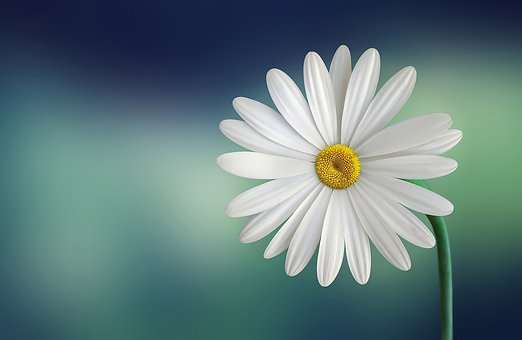
#> input picture images/marguerite.jpg, 522 x 340 px, found by its file name
$ jupyter execute convoblur.ipynb
#> lines starting #> are read from the running program, lines starting #| are printed output that depends on the picture
[cell 1]
import cv2
import numpy as np
from matplotlib import pyplot as plt
image = cv2.imread(r'C:\Users\prath\OneDrive\Pictures\Saved Pictures\marguerite.jpg')
#> image is the input picture: shape (340, 522, 3); mean B, G, R 123.8, 122.4, 97.4

[cell 2]
plt.imshow(cv2.cvtColor(image, cv2.COLOR_BGR2RGB))
plt.title('Original Image')

plt.show()

[cell 3]
row, col = 1, 2
fig, axs = plt.subplots(row, col, figsize=(15, 10))
fig.tight_layout()

# Creating our 3 x 3 kernel
kernel_3x3 = np.ones((3, 3), np.float32) / 9
# We use the cv2.fitler2D to conovlve the kernal with an image
blurred = cv2.filter2D(image, -1, kernel_3x3)
axs[0].imshow(cv2.cvtColor(blurred, cv2.COLOR_BGR2RGB))
axs[0].set_title('3x3 Kernel Blurring')

# Creating our 7 x 7 kernel
kernel_7x7 = np.ones((7, 7), np.float32) / 49

blurred2 = cv2.filter2D(image, -1, kernel_7x7)
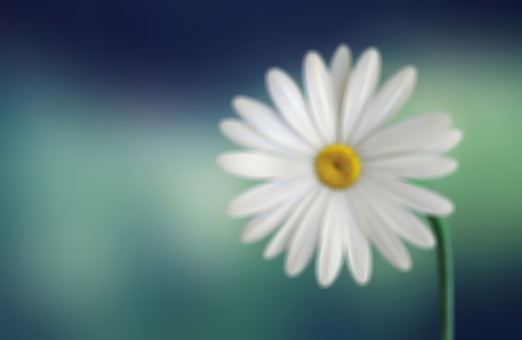
#> blurred2: shape (340, 522, 3); mean B, G, R 123.8, 122.4, 97.4
axs[1].imshow(cv2.cvtColor(blurred2, cv2.COLOR_BGR2RGB))
axs[1].set_title('7x7 Kernel Blurring')

plt.show()
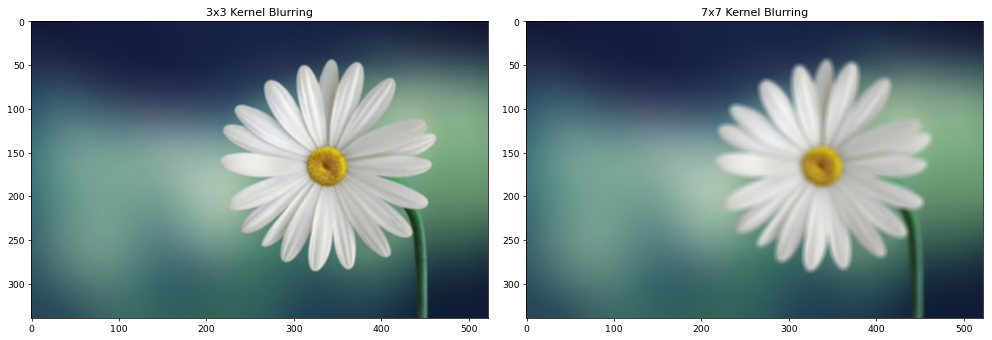
#> figure drawn by matplotlib, 2 panels

[cell 4]
row, col = 2, 2
fig, axs = plt.subplots(row, col, figsize=(10, 5))
fig.tight_layout()

# Averaging done by convolving the image with a normalized box filter.
# This takes the pixels under the box and replaces the central element
# Box size needs to odd and positive
blur = cv2.blur(image, (3,3))
axs[0][0].imshow(cv2.cvtColor(blur, cv2.COLOR_BGR2RGB))
axs[0][0].set_title('Averaging')
cv2.imwrite('Average Blue.png', blur)

# Instead of box filter, gaussian kernel
Gaussian = cv2.GaussianBlur(image, (7,7), 0)
axs[0][1].imshow(cv2.cvtColor(Gaussian, cv2.COLOR_BGR2RGB))
axs[0][1].set_title('Gaussian')
cv2.imwrite('Gaussian Blurring.png', Gaussian)

# Takes median of all the pixels under kernel area and central
# element is replaced with this median value
median = cv2.medianBlur(image, 5)
axs[1][0].imshow(cv2.cvtColor(median, cv2.COLOR_BGR2RGB))
axs[1][0].set_title('Median')
cv2.imwrite('Median Blurring.png', median)

# Bilateral is very effective in noise removal while keeping edges sharp
bilateral = cv2.bilateralFilter(image, 9, 75, 75)
axs[1][1].imshow(cv2.cvtColor(bilateral, cv2.COLOR_BGR2RGB))
axs[1][1].set_title('Bilateral')
cv2.imwrite('Bilateral Blurring.png', bilateral)

plt.show()
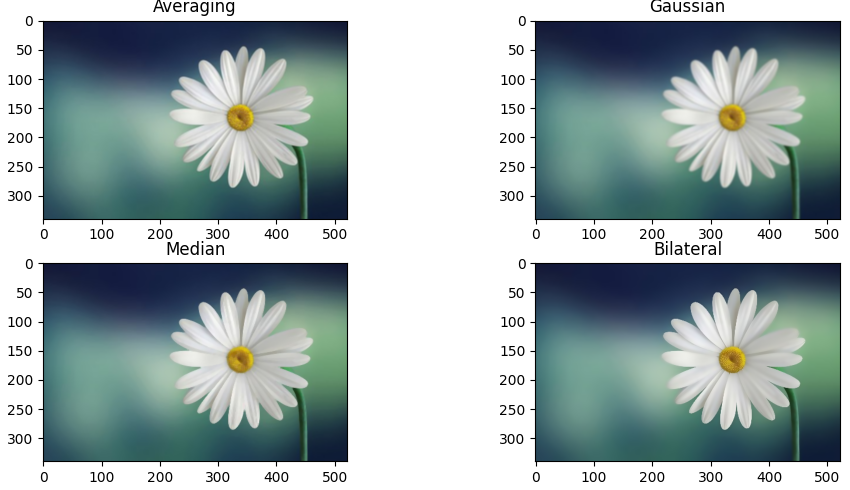
#> figure drawn by matplotlib, 4 panels

[cell 5]
# Parameters, after None are - the filter strength 'h' (5-10 is a good range)
# Next is hForColorComponents, set as same value as h again
#
dst = cv2.fastNlMeansDenoisingColored(image, None, 6, 6, 7, 21)

plt.imshow(cv2.cvtColor(dst, cv2.COLOR_BGR2RGB))
plt.title('Fast Means Denoising')

plt.show()

$ run again, with images/coins.jpg copied over images/marguerite.jpg
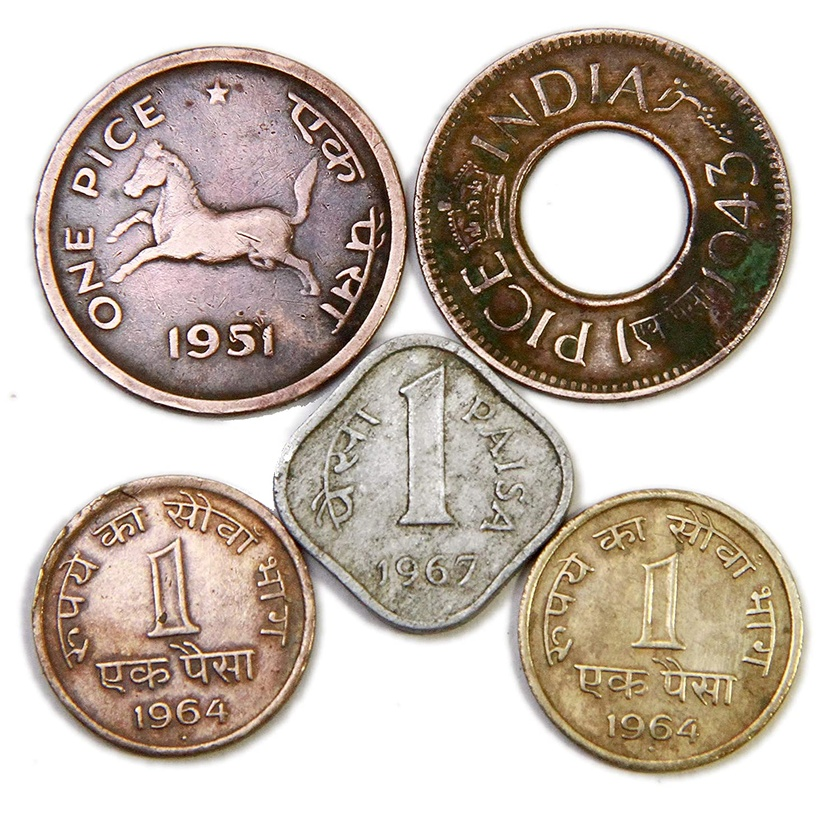
#> input picture images/coins.jpg, 840 x 840 px, shrunk from 1500 x 1500 before the run, found by its file name
#> image is the input picture: shape (840, 840, 3); mean B, G, R 173.2, 183.6, 195.6
#> `plt.show()`:
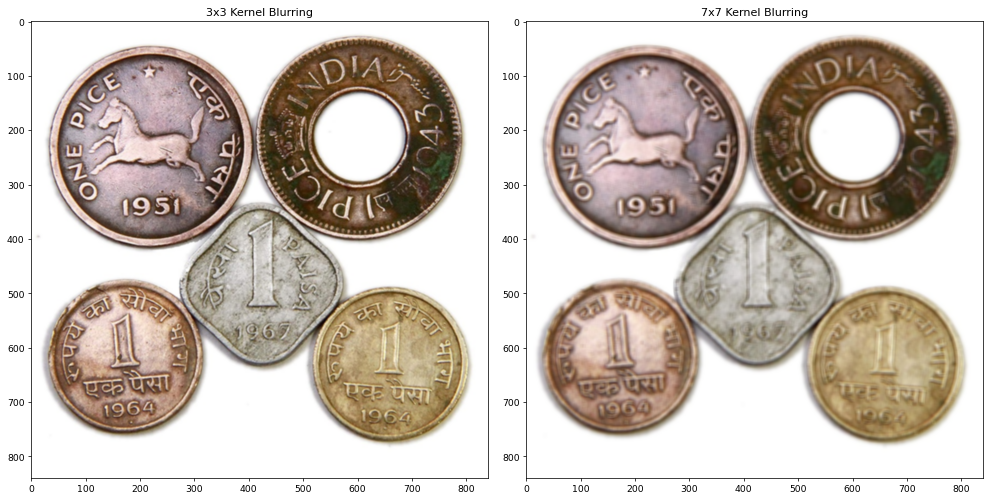
#> figure drawn by matplotlib, 2 panels
#> `plt.show()`:
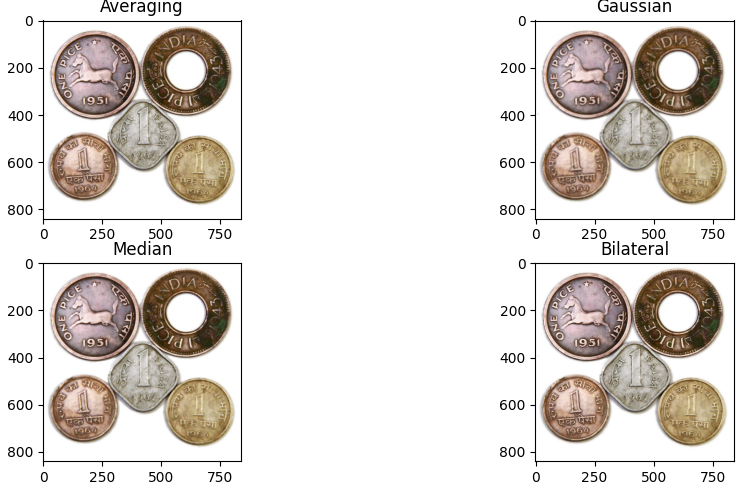
#> figure drawn by matplotlib, 4 panels
